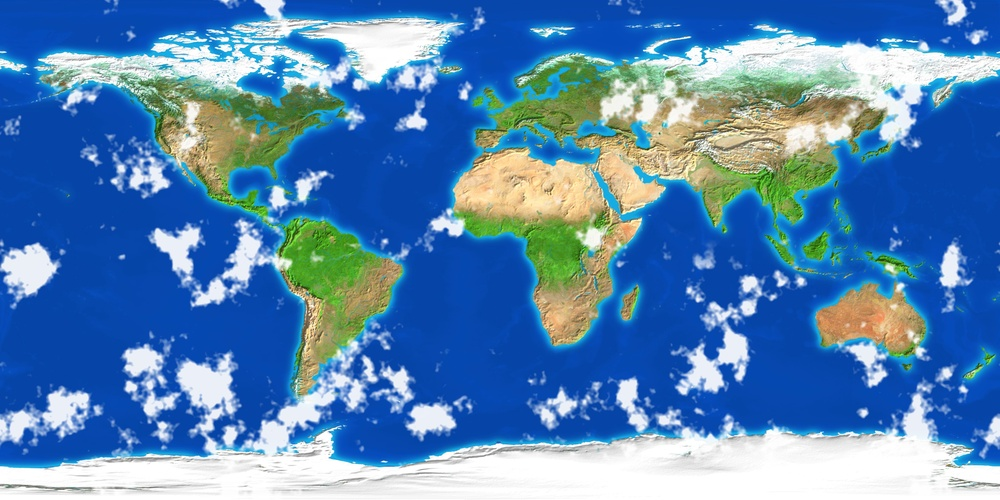
#> input picture earth.jpg, 1000 x 500 px, shrunk from 4096 x 2048 before the run, found by its file name
$ python inspect_root_earth.py
#> lines starting #> are read from the running program, lines starting #| are printed output that depends on the picture; after the words box and inside, x2 and y2 are one past the last pixel; in counts of white or black regions, pixels touching at a corner belong together
# scratch/inspect_root_earth.py
from PIL import Image
import numpy as np

im = Image.open('earth.jpg')
#> im is the input picture: PIL image 1000x500 RGB; mean R, G, B 87.3, 133.4, 180
print("Root earth.jpg size:", im.size, "format:", im.format)
#| Root earth.jpg size: (1000, 500) format: JPEG
# Let's see if there are clouds in it
arr = np.array(im)
# Pacific ocean area with clouds: look at white pixels (R > 200, G > 200, B > 200)
clouds = (arr[:, :, 0] > 200) & (arr[:, :, 1] > 200) & (arr[:, :, 2] > 200)
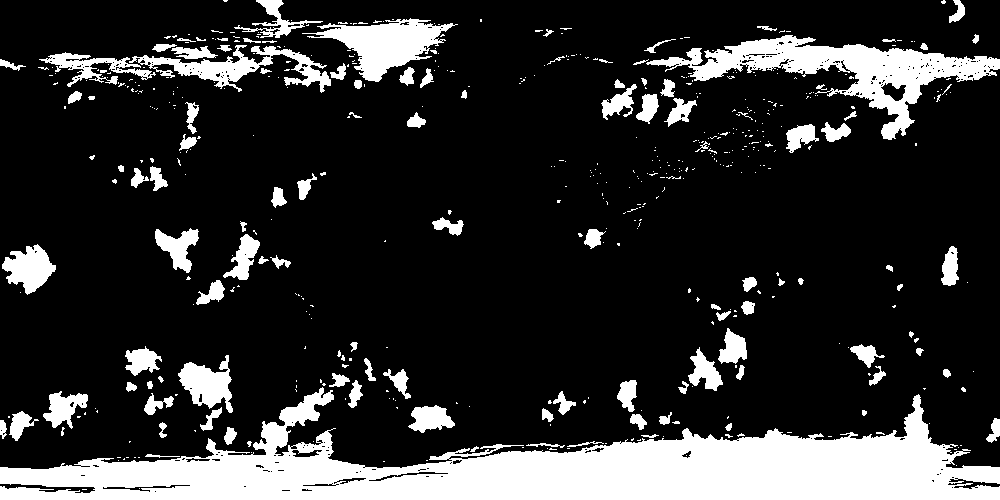
#> clouds: shape (500, 1000) bool; 18.6% white; 523 white regions (408 under 20 px), largest, box (x1, y1, x2, y2) and area: (0, 387, 1000, 500) 50137, (646, 35, 1000, 140) 10303, (302, 18, 458, 82) 4173
print("Percentage of cloud-like pixels (RGB > 200):", clouds.mean() * 100, "%")
#| Percentage of cloud-like pixels (RGB > 200): 18.6096 %
